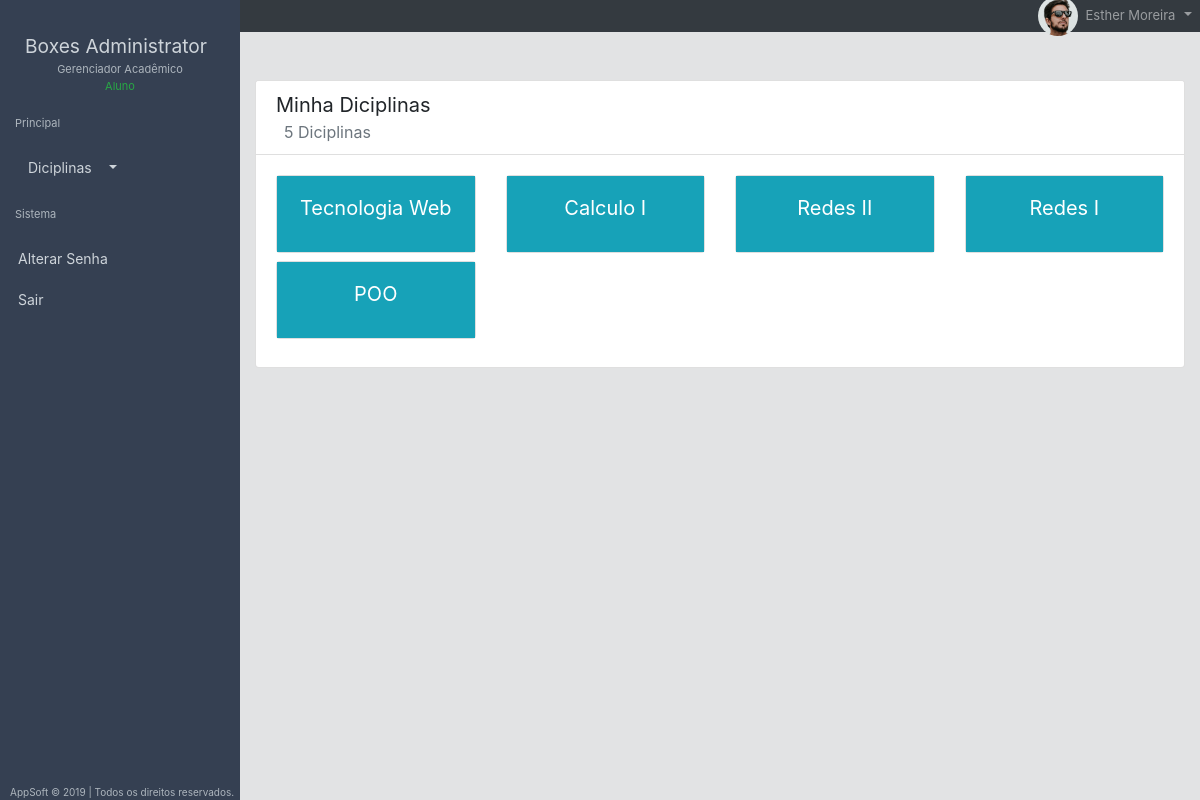
Screenshot of /minhasdiciplinas (signed in) with the database file from the repository.
### lanc_notas/models.py (models this page shows, shortened)
class Aluno_Diciplina(models.Model):
	aluno = models.ForeignKey(Aluno, on_delete=models.CASCADE)
	diciplina = models.ForeignKey(Diciplina, on_delete=models.CASCADE)
	n1 = models.DecimalField(max_digits=4, decimal_places=2, null=True, blank=True, default=0)
	n2 = models.DecimalField(max_digits=4, decimal_places=2, null=True, blank=True, default=0)
	n3 = models.DecimalField(max_digits=4, decimal_places=2, null=True, blank=True, default=0)
	media = models.DecimalField(max_digits=4, decimal_places=2, null=True, blank=True, default=0)
	situacao = models.CharField(max_length=50, blank=True)
	faltas = models.IntegerField(null=True, default=0)

class Diciplina(models.Model):
	cod_diciplina = models.AutoField(primary_key=True)
	nome_diciplina = models.CharField(max_length=30)
	nota_aprovacao = models.DecimalField(max_digits=4, decimal_places=2)
	semestre_aberto = models.BooleanField(default=False)
	def __str__(self):
		return self.nome_diciplina

### lanc_notas/views.py (the view)
# urls.py: path('minhasdiciplinas', views.minhas_diciplinas),
@login_required(login_url='/login')
@permission_required('lanc_notas.view_aluno_diciplina', raise_exception=True)
def minhas_diciplinas(request):
	try:
		if request.user.professor:
			return render(request, 'minhas_diciplinas.html')
	except:
		aluno = Aluno_Diciplina.objects.filter(aluno__user = request.user)
		return render(request, 'aluno_minhas_diciplinas.html', {'aluno':aluno})
	else:
		raise PermissionDenied

### lanc_notas/templatetags/mytage.py (called while the page is built)
@register.filter()
def can_edit(user, obj):
    if user.has_perm(obj):
        return True
    else:
        return False

### lanc_notas/templates/aluno_minhas_diciplinas.html (shortened to what this page needs)
{% extends "layout/base.html" %}
{% block conteudo %}
{% load static %}
{% block css %}<link rel="stylesheet" href="{% static 'css/forms.css' %}">{% endblock %}
  <div class="wrapper">
    <div class="d-flex" id="wrapper">
     {% include "sidebar.html" %}
     <div class="container-fluid">
     	{% include 'navbar.html' %}
      	<div class="container">
      		<div class="card mt-5">
      			<div class="card-header">
      				<h5 class="card-title">Minha Diciplinas</h5>
      				<h6 class="card-subtitle text-muted pl-2">{{aluno.count}} Diciplinas</h6>
      			</div>
      			<div class="card-body">
      				<div class="row">
		      			{% for d in aluno %}
		      			<div class="col-md-3 col-lg-3 col-sm-3">
		      				<div class="card mb-2">
		      					<div class="card-body bg-info">
		      						<a href="minhasdiciplinas/{{d.id}}"><h5 class="card-title text-center text-white">{{d.diciplina}}</h5></a>
		      					</div>
		      				</div>
		      			</div>
		      			{% empty %}
		      				<h5 class="text-center text-muted">Você não está matriculado em nenhuma diciplina.</h5>
		      			{%endfor%}
      				</div>
      			</div>
      		</div>
      	</div>
     </div>
  </div>
{% endblock %}

### lanc_notas/templates/navbar.html (shortened to what this page needs)
      {% load static %}
      <nav class="navbar navbar-expand-lg navbar-dark bg-dark py-2">
          <div class="container-fluid">
              <a class="navbar-brand icon ion-ios-menu menu-toggle"  href="#"></a>
              <div class="collapse navbar-collapse ml-4 py-2" id="navbarNavDropdown">
                <ul class="navbar-nav">
                    <li class="nav-item dropdown">
                      <a class="nav-link icon ion-md-notifications" href="#" id="navbarDropdownMenuLink" role="button" data-toggle="dropdown"   aria-haspopup="true" aria-expanded="false">
                      </a>
                    </li>
                  <li class="nav-item dropdown">
                      <a class="nav-link dropdown-toggle" href="#" id="navbarDropdownMenuLink" role="button" data-toggle="dropdown" aria-haspopup="true" aria-expanded="false">
                        <img class="rounded-circle mr-2" src="{% static 'img/avatar.jpg' %}" alt="Chris Wood" width="40"></img><span class="user-nav">{{user.first_name}} {{user.last_name}}</span>
                      </a>
                    </li>
                </ul>
          </div>
        </nav>

### gerencia_notas/static/css/sidebar.css (style rules this page uses)
* { margin: 0; padding: 0; }
.icon { font-size: 20px; padding-right: 10px; }
.wrapper { display: flex; width: 100%; }
.ion-ios-menu { font-size: 25px; }
body { overflow-x: visible; }

### gerencia_notas/static/css/estilo.css (style rules this page uses)
* { margin: 0; padding: 0; }
body { background-color: #e2e3e4; }
.container-fluid { margin: 0; padding: 0; }
.navbar-nav { position: absolute; right: 0px; }
a.ion-md-notifications { display: inline-block; margin-top: 3px; font-size: 23px; }
.card-header { background-color: #fff; }
h5.card-title { font-weight: 400; font-size: 20px; }
.text-muted { font-weight: 400; }
.user-nav { font-size: 13px; }

### gerencia_notas/static/css/forms.css (style rules this page uses)
ul li { margin-left: 40px!important; }
.card { width: auto; }

### rows the page displays
Aluno_Diciplina: diciplina "Tecnologia Web"
Aluno_Diciplina: diciplina "Calculo I"
Aluno_Diciplina: diciplina "Redes II"
Aluno_Diciplina: diciplina "Redes I"
Aluno_Diciplina: diciplina "POO"

### other values shown
{{ user.first_name }} "Esther"
{{ user.last_name }} "Moreira"
{{ aluno.count }} "5"
